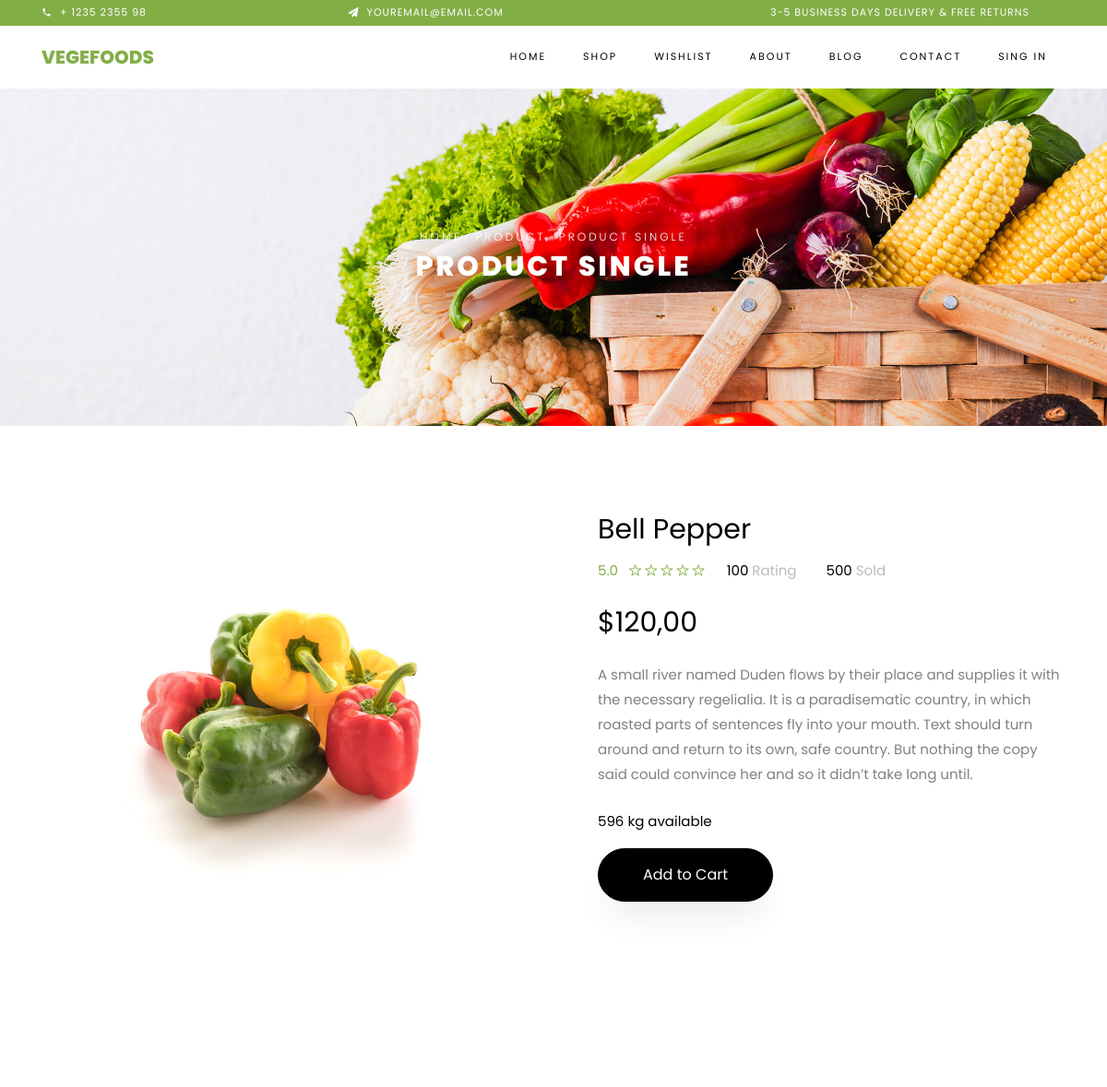
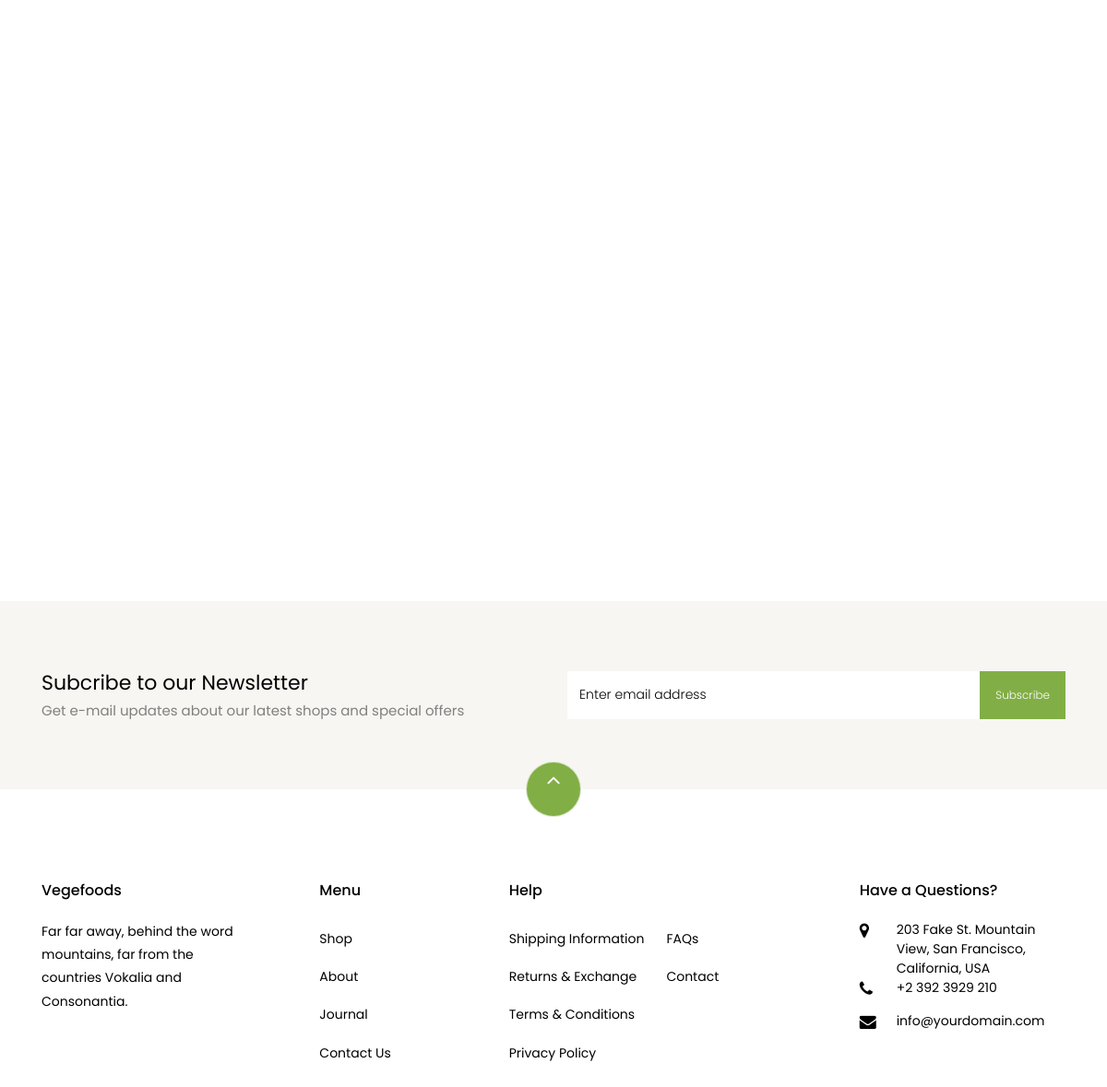
Page /product/bell-pepper/ on the committed database (2 pictures, top to bottom).
### store/models.py (models this page shows, shortened)
class Product(models.Model):
    title = models.CharField(max_length=255, verbose_name='Название')
    description = models.TextField(default='', verbose_name='Описание')
    slug = models.SlugField(unique=True, null=True)
    inventory = models.IntegerField(default=0, verbose_name='На складе')
    sold = models.IntegerField(default=0, verbose_name='Продано')
    rating = models.FloatField(default=0, verbose_name='Рэйтинг')
    price = models.DecimalField(max_digits=10, decimal_places=2, verbose_name='Цена')
    created_at = models.DateTimeField(auto_now_add=True, verbose_name='Дата добавления')
    category = models.ForeignKey(Category, on_delete=models.CASCADE, verbose_name='Категория',
                                 related_name='products')
    def get_absolute_url(self):
        return reverse('product', kwargs={'slug': self.slug})
    def get_first_photo(self):
        if self.photos:
            try:
                return self.photos.first().image.url
            except:
                return 'https://themewagon.github.io/vegefoods/images/product-1.jpg'
        else:
            return 'https://themewagon.github.io/vegefoods/images/product-1.jpg'
    class Meta:
        verbose_name = 'Товар'
        verbose_name_plural = 'Товары'

class Gallery(models.Model):
    product = models.ForeignKey(Product, on_delete=models.CASCADE, related_name='photos')
    image = models.ImageField(upload_to='products/', verbose_name='Изображение')
    class Meta:
        verbose_name = 'Изображение'
        verbose_name_plural = 'Галлерея товаров'

### store/views.py (the view)
# urls.py: path('product/<slug:slug>/', ProductDetail.as_view(), name='product'),
class ProductDetail(DetailView):
    model = Product
    template_name = 'store/product-single.html'
    context_object_name = 'product'
    def get_context_data(self, **kwargs):
        context = super().get_context_data()
        products = Product.objects.all()[:4]
        context['products'] = products
        product = Product.objects.get(slug=self.kwargs['slug'])
        context['title'] = product.title
        return context

### store/templates/store/product-single.html (shortened to what this page needs)
{% extends 'base.html' %}
{% load static %}
{% block slider %}
    <div class="hero-wrap hero-bread" style="background-image: url('{% static 'store/images/bg_1.jpg' %}');">
      <div class="container">
        <div class="row no-gutters slider-text align-items-center justify-content-center">
          <div class="col-md-9 ftco-animate text-center">
          	<p class="breadcrumbs"><span class="mr-2"><a href="index.html">Home</a></span> <span class="mr-2"><a href="index.html">Product</a></span> <span>Product Single</span></p>
            <h1 class="mb-0 bread">Product Single</h1>
          </div>
        </div>
      </div>
    </div>
{% endblock slider %}
{% block main %}
	{% include 'store/components/product/_product_info.html' %}
	{% include 'store/components/product/_related_products.html' %}
	{% include 'store/components/_email.html' %}
{% endblock main %}

### templates/base.html (shortened to what this page needs)
{% load static %}
<!DOCTYPE html>
<html lang="en">
<head>
    <link rel="stylesheet" href="{% static 'store/css/open-iconic-bootstrap.min.css' %}">
    <link rel="stylesheet" href="{% static 'store/css/animate.css' %}">
    <link rel="stylesheet" href="{% static 'store/css/owl.carousel.min.css' %}">
    <link rel="stylesheet" href="{% static 'store/css/owl.theme.default.min.css' %}">
    <link rel="stylesheet" href="{% static 'store/css/magnific-popup.css' %}">
    <link rel="stylesheet" href="{% static 'store/css/aos.css' %}">
    <link rel="stylesheet" href="{% static 'store/css/ionicons.min.css' %}">
    <link rel="stylesheet" href="{% static 'store/css/bootstrap-datepicker.css' %}">
    <link rel="stylesheet" href="{% static 'store/css/jquery.timepicker.css' %}">
    <link rel="stylesheet" href="{% static 'store/css/flaticon.css' %}">
    <link rel="stylesheet" href="{% static 'store/css/icomoon.css' %}">
    <link rel="stylesheet" href="{% static 'store/css/style.css' %}">
</head>
<body class="goto-here">
{% include 'components/_green_line.html' %}
{% include 'components/_navbar.html' %}
{% block slider %}{% endblock slider %}
{% block main %}
{% endblock main %}
{% include 'components/_footer.html' %}
</body>
</html>

### templates/components/_green_line.html
<div class="py-1 bg-primary">
    	<div class="container">
    		<div class="row no-gutters d-flex align-items-start align-items-center px-md-0">
	    		<div class="col-lg-12 d-block">
		    		<div class="row d-flex">
		    			<div class="col-md pr-4 d-flex topper align-items-center">
					    	<div class="icon mr-2 d-flex justify-content-center align-items-center"><span class="icon-phone2"></span></div>
						    <span class="text">+ 1235 2355 98</span>
					    </div>
					    <div class="col-md pr-4 d-flex topper align-items-center">
					    	<div class="icon mr-2 d-flex justify-content-center align-items-center"><span class="icon-paper-plane"></span></div>
						    <span class="text">youremail@email.com</span>
					    </div>
					    <div class="col-md-5 pr-4 d-flex topper align-items-center text-lg-right">
						    <span class="text">3-5 Business days delivery &amp; Free Returns</span>
					    </div>
				    </div>
			    </div>
		    </div>
		  </div>
    </div>

### templates/components/_navbar.html (shortened to what this page needs)
<nav class="navbar navbar-expand-lg navbar-dark ftco_navbar bg-dark ftco-navbar-light" id="ftco-navbar">
	    <div class="container">
	      <a class="navbar-brand" href="{% url 'index' %}">Vegefoods</a>
	      <div class="collapse navbar-collapse" id="ftco-nav">
	        <ul class="navbar-nav ml-auto">
	          <li class="nav-item active"><a href="{% url 'index' %}" class="nav-link">Home</a></li>
	          <li class="nav-item"><a href="{% url 'shop' %}" class="nav-link">Shop</a></li>
	          <li class="nav-item"><a href="about.html" class="nav-link">Wishlist</a></li>
	          <li class="nav-item"><a href="{% url 'about' %}" class="nav-link">About</a></li>
	          <li class="nav-item"><a href="{% url 'blog' %}" class="nav-link">Blog</a></li>
	          <li class="nav-item"><a href="{% url 'contact' %}" class="nav-link">Contact</a></li>
				{% if request.user.is_authenticated %}
				<li class="nav-item"><a href="{% url 'logout' %}" class="nav-link">LogOut</a></li>
				<li class="nav-item cta cta-colored"><a href="{% url 'cart' %}" class="nav-link"><span class="icon-shopping_cart"></span>[0]</a></li>
				{% else %}
			    <li class="nav-item"><a href="{% url 'login_register' %}" class="nav-link">Sing In</a></li>
			  	{% endif %}
	        </ul>
	      </div>
	    </div>
	  </nav>

### store/templates/store/components/product/_product_info.html (shortened to what this page needs)
<section class="ftco-section">
    	<div class="container">
    		<div class="row">
    			<div class="col-lg-6 mb-5 ftco-animate">
    				<a href="{{ product.get_first_photo }}" class="image-popup"><img src="{{ product.get_first_photo }}" class="img-fluid" alt="Colorlib Template"></a>
    			</div>
    			<div class="col-lg-6 product-details pl-md-5 ftco-animate">
    				<h3>{{ product.title }}</h3>
    				<div class="rating d-flex">
							<p class="text-left mr-4">
								<a href="#" class="mr-2">5.0</a>
								<a href="#"><span class="ion-ios-star-outline"></span></a>
								<a href="#"><span class="ion-ios-star-outline"></span></a>
								<a href="#"><span class="ion-ios-star-outline"></span></a>
								<a href="#"><span class="ion-ios-star-outline"></span></a>
								<a href="#"><span class="ion-ios-star-outline"></span></a>
							</p>
							<p class="text-left mr-4">
								<a href="#" class="mr-2" style="color: #000;">100 <span style="color: #bbb;">Rating</span></a>
							</p>
							<p class="text-left">
								<a href="#" class="mr-2" style="color: #000;">500 <span style="color: #bbb;">Sold</span></a>
							</p>
						</div>
    				<p class="price"><span>${{ product.price }}</span></p>
    				<p>{{ product.description }}
						</p>
						<div class="row mt-4">
	          	<div class="col-md-12">
	          		<p style="color: #000;">{{ product.inventory }} kg available</p>
	          	</div>
          	</div>
          	<p><a href="{% url 'to_cart' product.pk 'add' %}" class="btn btn-black py-3 px-5">Add to Cart</a></p>
    			</div>
    		</div>
    	</div>
    </section>

### store/templates/store/components/product/_related_products.html (shortened to what this page needs)
<section class="ftco-section">
    	<div class="container">
				<div class="row justify-content-center mb-3 pb-3">
        </div>
    	</div>
    	<div class="container">
    		<div class="row">
    		</div>
    	</div>
    </section>

### store/templates/store/components/_email.html
<section class="ftco-section ftco-no-pt ftco-no-pb py-5 bg-light">
      <div class="container py-4">
        <div class="row d-flex justify-content-center py-5">
          <div class="col-md-6">
          	<h2 style="font-size: 22px;" class="mb-0">Subcribe to our Newsletter</h2>
          	<span>Get e-mail updates about our latest shops and special offers</span>
          </div>
          <div class="col-md-6 d-flex align-items-center">
            <form action="#" class="subscribe-form">
              <div class="form-group d-flex">
                <input type="text" class="form-control" placeholder="Enter email address">
                <input type="submit" value="Subscribe" class="submit px-3">
              </div>
            </form>
          </div>
        </div>
      </div>
    </section>

### templates/components/_footer.html (shortened to what this page needs)
<footer class="ftco-footer ftco-section">
      <div class="container">
      	<div class="row">
      		<div class="mouse">
						<a href="#" class="mouse-icon">
							<div class="mouse-wheel"><span class="ion-ios-arrow-up"></span></div>
						</a>
					</div>
      	</div>
        <div class="row mb-5">
          <div class="col-md">
            <div class="ftco-footer-widget mb-4">
              <h2 class="ftco-heading-2">Vegefoods</h2>
              <p>Far far away, behind the word mountains, far from the countries Vokalia and Consonantia.</p>
              <ul class="ftco-footer-social list-unstyled float-md-left float-lft mt-5">
              </ul>
            </div>
          </div>
          <div class="col-md">
            <div class="ftco-footer-widget mb-4 ml-md-5">
              <h2 class="ftco-heading-2">Menu</h2>
              <ul class="list-unstyled">
                <li><a href="#" class="py-2 d-block">Shop</a></li>
                <li><a href="#" class="py-2 d-block">About</a></li>
                <li><a href="#" class="py-2 d-block">Journal</a></li>
                <li><a href="#" class="py-2 d-block">Contact Us</a></li>
              </ul>
            </div>
          </div>
          <div class="col-md-4">
             <div class="ftco-footer-widget mb-4">
              <h2 class="ftco-heading-2">Help</h2>
              <div class="d-flex">
	              <ul class="list-unstyled mr-l-5 pr-l-3 mr-4">
	                <li><a href="#" class="py-2 d-block">Shipping Information</a></li>
	                <li><a href="#" class="py-2 d-block">Returns &amp; Exchange</a></li>
	                <li><a href="#" class="py-2 d-block">Terms &amp; Conditions</a></li>
	                <li><a href="#" class="py-2 d-block">Privacy Policy</a></li>
	              </ul>
	              <ul class="list-unstyled">
	                <li><a href="#" class="py-2 d-block">FAQs</a></li>
	                <li><a href="#" class="py-2 d-block">Contact</a></li>
	              </ul>
	            </div>
            </div>
          </div>
          <div class="col-md">
            <div class="ftco-footer-widget mb-4">
            	<h2 class="ftco-heading-2">Have a Questions?</h2>
            	<div class="block-23 mb-3">
	              <ul>
	                <li><span class="icon icon-map-marker"></span><span class="text">203 Fake St. Mountain View, San Francisco, California, USA</span></li>
	                <li><a href="#"><span class="icon icon-phone"></span><span class="text">+2 392 3929 210</span></a></li>
	                <li><a href="#"><span class="icon icon-envelope"></span><span class="text">info@yourdomain.com</span></a></li>
	              </ul>
	            </div>
            </div>
          </div>
        </div>
      </div>
    </footer>

### store/static/store/css/icomoon.css (style rules this page uses)
[class^="icon-"], [class*=" icon-"] { font-family: 'icomoon' !important; speak: none; font-style: normal; font-weight: normal; font-variant: normal; text-transform: none; line-height: 1; -webkit-font-smoothing: antialiased; -moz-osx-font-smoothing: grayscale; }
.icon-map-marker:before { content: "\f041"; }
.icon-phone:before { content: "\f095"; }
.icon-envelope:before { content: "\f0e0"; }
.icon-paper-plane:before { content: "\f1d8"; }
.icon-phone2:before { content: "\e0cd"; }

### rows in the picture
Product: get_first_photo (picture), title "Bell Pepper", price "120,00", description "A small river named Duden flows by their place and supplies it with the necessary regelialia. It is a paradisematic country, in which roasted parts of sentences fly into your mouth. Text should turn around and return to its own, safe country. But nothing the copy said could convince her and so it didn’t take long until.", inventory "596"
